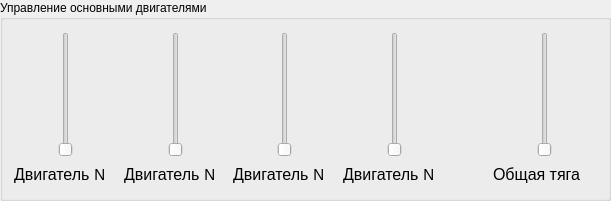
        <widget class="QGroupBox" name="groupBox_4">
         <property name="geometry">
          <rect>
           <x>10</x>
           <y>400</y>
           <width>611</width>
           <height>201</height>
          </rect>
         </property>
         <property name="title">
          <string>Управление основными двигателями</string>
         </property>
         <layout class="QHBoxLayout" name="horizontalLayout_18">
          <item>
           <layout class="QVBoxLayout" name="verticalLayout_10">
            <item>
             <layout class="QHBoxLayout" name="horizontalLayout_10">
              <item>
               <spacer name="horizontalSpacer_4">
                <property name="orientation">
                 <enum>Qt::Horizontal</enum>
                </property>
                <property name="sizeHint" stdset="0">
                 <size>
                  <width>28</width>
                  <height>20</height>
                 </size>
                </property>
               </spacer>
              </item>
              <item>
               <widget class="QSlider" name="verticalSlider">
                <property name="minimumSize">
                 <size>
                  <width>20</width>
                  <height>125</height>
                 </size>
                </property>
                <property name="maximumSize">
                 <size>
                  <width>20</width>
                  <height>125</height>
                 </size>
                </property>
                <property name="layoutDirection">
                 <enum>Qt::LeftToRight</enum>
                </property>
                <property name="sliderPosition">
                 <number>0</number>
                </property>
                <property name="tracking">
                 <bool>true</bool>
                </property>
                <property name="orientation">
                 <enum>Qt::Vertical</enum>
                </property>
               </widget>
              </item>
              <item>
               <spacer name="horizontalSpacer_3">
                <property name="orientation">
                 <enum>Qt::Horizontal</enum>
                </property>
                <property name="sizeHint" stdset="0">
                 <size>
                  <width>38</width>
                  <height>20</height>
                 </size>
                </property>
               </spacer>
              </item>
             </layout>
            </item>
            <item>
             <widget class="QLabel" name="label_6">
              <property name="minimumSize">
               <size>
                <width>90</width>
                <height>20</height>
               </size>
              </property>
              <property name="maximumSize">
               <size>
                <width>90</width>
                <height>20</height>
               </size>
              </property>
              <property name="font">
               <font>
                <pointsize>12</pointsize>
               </font>
              </property>
              <property name="text">
               <string>Двигатель №1</string>
              </property>
             </widget>
            </item>
           </layout>
          </item>
          <item>
           <layout class="QVBoxLayout" name="verticalLayout_14">
            <item>
             <layout class="QHBoxLayout" name="horizontalLayout_14">
              <item>
               <spacer name="horizontalSpacer_11">
                <property name="orientation">
                 <enum>Qt::Horizontal</enum>
                </property>
                <property name="sizeHint" stdset="0">
                 <size>
                  <width>28</width>
                  <height>20</height>
                 </size>
                </property>
               </spacer>
              </item>
              <item>
               <widget class="QSlider" name="verticalSlider_6">
                <property name="minimumSize">
                 <size>
                  <width>20</width>
                  <height>125</height>
                 </size>
                </property>
                <property name="maximumSize">
                 <size>
                  <width>20</width>
                  <height>125</height>
                 </size>
                </property>
                <property name="layoutDirection">
                 <enum>Qt::LeftToRight</enum>
                </property>
                <property name="sliderPosition">
                 <number>0</number>
                </property>
                <property name="tracking">
                 <bool>true</bool>
                </property>
                <property name="orientation">
                 <enum>Qt::Vertical</enum>
                </property>
               </widget>
              </item>
              <item>
               <spacer name="horizontalSpacer_12">
                <property name="orientation">
                 <enum>Qt::Horizontal</enum>
                </property>
                <property name="sizeHint" stdset="0">
                 <size>
                  <width>38</width>
                  <height>20</height>
                 </size>
                </property>
               </spacer>
              </item>
             </layout>
            </item>
            <item>
             <widget class="QLabel" name="label_10">
              <property name="minimumSize">
               <size>
                <width>90</width>
                <height>20</height>
               </size>
              </property>
              <property name="maximumSize">
               <size>
                <width>90</width>
                <height>20</height>
               </size>
              </property>
              <property name="font">
               <font>
                <pointsize>12</pointsize>
               </font>
              </property>
              <property name="text">
               <string>Двигатель №2</string>
              </property>
             </widget>
            </item>
           </layout>
          </item>
          <item>
           <layout class="QVBoxLayout" name="verticalLayout_15">
            <item>
             <layout class="QHBoxLayout" name="horizontalLayout_15">
              <item>
               <spacer name="horizontalSpacer_13">
                <property name="orientation">
                 <enum>Qt::Horizontal</enum>
                </property>
                <property name="sizeHint" stdset="0">
                 <size>
                  <width>28</width>
                  <height>20</height>
                 </size>
                </property>
               </spacer>
              </item>
              <item>
               <widget class="QSlider" name="verticalSlider_7">
                <property name="minimumSize">
                 <size>
                  <width>20</width>
                  <height>125</height>
                 </size>
                </property>
                <property name="maximumSize">
                 <size>
                  <width>20</width>
                  <height>125</height>
                 </size>
                </property>
                <property name="layoutDirection">
                 <enum>Qt::LeftToRight</enum>
                </property>
                <property name="sliderPosition">
                 <number>0</number>
                </property>
                <property name="tracking">
                 <bool>true</bool>
                </property>
                <property name="orientation">
                 <enum>Qt::Vertical</enum>
                </property>
               </widget>
              </item>
              <item>
               <spacer name="horizontalSpacer_14">
                <property name="orientation">
                 <enum>Qt::Horizontal</enum>
                </property>
                <property name="sizeHint" stdset="0">
                 <size>
                  <width>38</width>
                  <height>20</height>
                 </size>
                </property>
               </spacer>
              </item>
             </layout>
            </item>
            <item>
             <widget class="QLabel" name="label_11">
              <property name="minimumSize">
               <size>
                <width>90</width>
                <height>20</height>
               </size>
              </property>
              <property name="maximumSize">
               <size>
                <width>90</width>
                <height>20</height>
               </size>
              </property>
              <property name="font">
               <font>
                <pointsize>12</pointsize>
               </font>
              </property>
              <property name="text">
               <string>Двигатель №3</string>
              </property>
             </widget>
            </item>
           </layout>
          </item>
          <item>
           <layout class="QVBoxLayout" name="verticalLayout_16">
            <item>
             <layout class="QHBoxLayout" name="horizontalLayout_16">
              <item>
               <spacer name="horizontalSpacer_15">
                <property name="orientation">
                 <enum>Qt::Horizontal</enum>
                </property>
                <property name="sizeHint" stdset="0">
                 <size>
                  <width>28</width>
                  <height>20</height>
                 </size>
                </property>
               </spacer>
              </item>
              <item>
               <widget class="QSlider" name="verticalSlider_8">
                <property name="minimumSize">
                 <size>
                  <width>20</width>
                  <height>125</height>
                 </size>
                </property>
                <property name="maximumSize">
                 <size>
                  <width>20</width>
                  <height>125</height>
                 </size>
                </property>
                <property name="layoutDirection">
                 <enum>Qt::LeftToRight</enum>
                </property>
                <property name="sliderPosition">
                 <number>0</number>
                </property>
                <property name="tracking">
                 <bool>true</bool>
                </property>
                <property name="orientation">
                 <enum>Qt::Vertical</enum>
                </property>
               </widget>
              </item>
              <item>
               <spacer name="horizontalSpacer_16">
                <property name="orientation">
                 <enum>Qt::Horizontal</enum>
                </property>
                <property name="sizeHint" stdset="0">
                 <size>
                  <width>38</width>
                  <height>20</height>
                 </size>
                </property>
               </spacer>
              </item>
             </layout>
            </item>
            <item>
             <widget class="QLabel" name="label_12">
              <property name="minimumSize">
               <size>
                <width>90</width>
                <height>20</height>
               </size>
              </property>
              <property name="maximumSize">
               <size>
                <width>90</width>
                <height>20</height>
               </size>
              </property>
              <property name="font">
               <font>
                <pointsize>12</pointsize>
               </font>
              </property>
              <property name="text">
               <string>Двигатель №4</string>
              </property>
             </widget>
            </item>
           </layout>
          </item>
          <item>
           <spacer name="horizontalSpacer_19">
            <property name="orientation">
             <enum>Qt::Horizontal</enum>
            </property>
            <property name="sizeType">
             <enum>QSizePolicy::Fixed</enum>
            </property>
            <property name="sizeHint" stdset="0">
             <size>
              <width>41</width>
              <height>20</height>
             </size>
            </property>
           </spacer>
          </item>
          <item>
           <layout class="QVBoxLayout" name="verticalLayout_17">
            <item>
             <layout class="QHBoxLayout" name="horizontalLayout_17">
              <item>
               <spacer name="horizontalSpacer_17">
                <property name="orientation">
                 <enum>Qt::Horizontal</enum>
                </property>
                <property name="sizeHint" stdset="0">
                 <size>
                  <width>28</width>
                  <height>20</height>
                 </size>
                </property>
               </spacer>
              </item>
              <item>
               <widget class="QSlider" name="verticalSlider_9">
                <property name="minimumSize">
                 <size>
                  <width>20</width>
                  <height>125</height>
                 </size>
                </property>
                <property name="maximumSize">
                 <size>
                  <width>20</width>
                  <height>125</height>
                 </size>
                </property>
                <property name="layoutDirection">
                 <enum>Qt::LeftToRight</enum>
                </property>
                <property name="sliderPosition">
                 <number>0</number>
                </property>
                <property name="tracking">
                 <bool>true</bool>
                </property>
                <property name="orientation">
                 <enum>Qt::Vertical</enum>
                </property>
               </widget>
              </item>
              <item>
               <spacer name="horizontalSpacer_18">
                <property name="orientation">
                 <enum>Qt::Horizontal</enum>
                </property>
                <property name="sizeHint" stdset="0">
                 <size>
                  <width>38</width>
                  <height>20</height>
                 </size>
                </property>
               </spacer>
              </item>
             </layout>
            </item>
            <item>
             <widget class="QLabel" name="label_13">
              <property name="minimumSize">
               <size>
                <width>90</width>
                <height>20</height>
               </size>
              </property>
              <property name="maximumSize">
               <size>
                <width>90</width>
                <height>20</height>
               </size>
              </property>
              <property name="font">
               <font>
                <pointsize>12</pointsize>
               </font>
              </property>
              <property name="text">
               <string>Общая тяга</string>
              </property>
             </widget>
            </item>
           </layout>
          </item>
         </layout>
        </widget>
